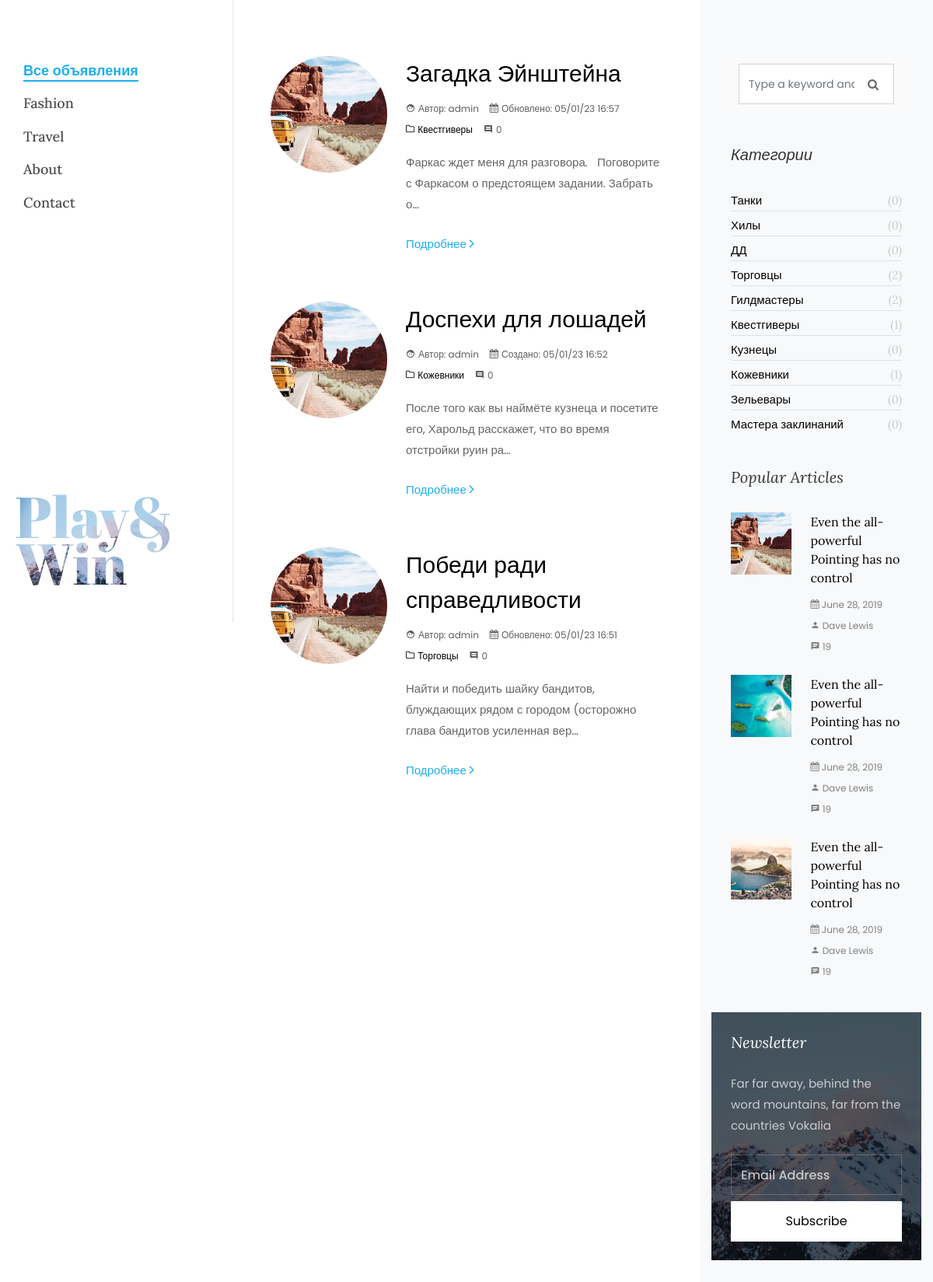
Before: /billboard/announcements/ with the older database file.
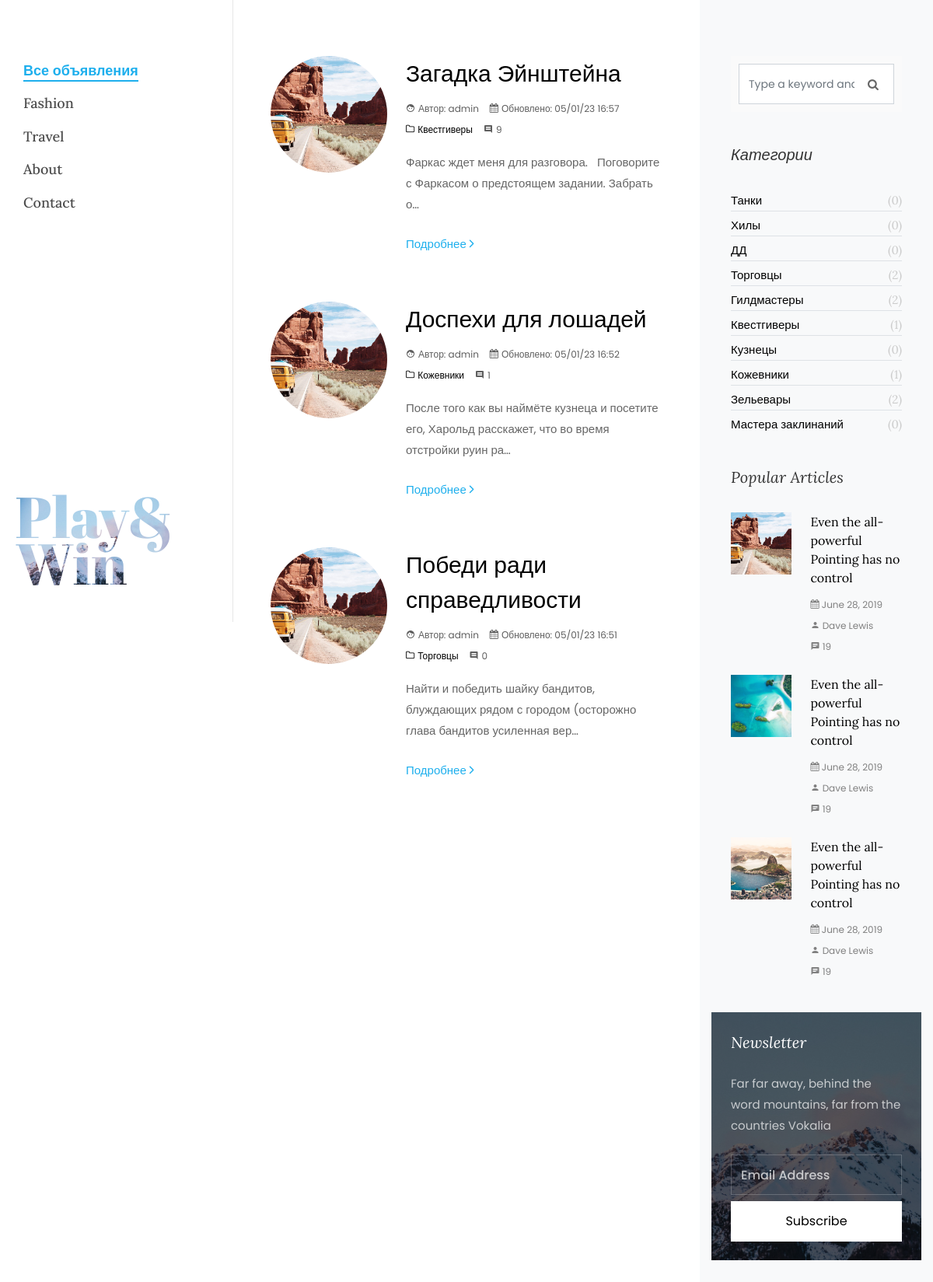
After: the same page with the newer database file.
### billboard/models.py (models this page shows, shortened)
class Announcement(models.Model):
    title = models.CharField(max_length=254,
                             unique=True,
                             db_index=True,
                             verbose_name='Заголовок')
    content = RichTextUploadingField(validators=[MinLengthValidator(4)],
                                     verbose_name='Содержание')
    is_published = models.BooleanField(default=True,
                                       verbose_name='Публикация')
    time_create = models.DateTimeField(auto_now_add=True,
                                       verbose_name='Дата создания')
    time_update = models.DateTimeField(auto_now=True,
                                       verbose_name='Дата редактирования')
    category = models.ForeignKey(to='Category',
                                 on_delete=models.CASCADE,
                                 related_name='cat_announcements',
                                 verbose_name='Категория')
    author_ann = models.ForeignKey(to=User,
                                   on_delete=models.SET('Lost(deleted) Stranger'),
                                   related_name='auth_announcements',
                                   verbose_name='Автор объявлений')
    num_replies = models.IntegerField(default=0, verbose_name='Количество откликов')
    class Meta:
        verbose_name = 'Объявления'
        verbose_name_plural = 'Объявления'

class Category(models.Model):
    catname = models.CharField(max_length=64,
                               unique=True,
                               verbose_name='Категория')
    slug = models.SlugField(max_length=64,
                            unique=True,
                            db_index=True,
                            verbose_name='URL',
                            null=True)
    def __str__(self):
        return f'{self.catname}'
    class Meta:
        verbose_name = 'Категория'
        verbose_name_plural = 'Категории'

### billboard/views.py (the view)
# urls.py: path('announcements/', AnnouncementList.as_view(), name='announcement_list'),
class AnnouncementList(ListView):
    model = Announcement
    context_object_name = 'all_announcement'
    template_name = 'billboard/announcement_list.html'
    paginate_by = 6
    def get_queryset(self):
        queryset = Announcement.objects.filter(is_published=True).order_by('-time_create', '-time_update')
        return queryset
    def get_context_data(self, *, object_list=None, **kwargs):
        context = super().get_context_data()
        context['list_selected'] = 1
        return context

### billboard/templatetags/custom_tags.py (called while the page is built)
@register.simple_tag()
def isupdated(pk):
    announcement = Announcement.objects.get(pk=pk)
    delta: datetime.timedelta = announcement.time_update - announcement.time_create
    if delta.seconds >= 60:
        return True
    return False

@register.simple_tag()
def get_categories():
    categories = Category.objects.all()
    return categories

### billboard/templates/billboard/announcement_list.html (shortened to what this page needs)
{% extends 'flatpages/base.html' %}
{% load static %}
{% load custom_tags %}
{% block announcement %}
    {% for announcement in all_announcement %}
        {% isupdated announcement.pk as isupdated %}
			    			<div class="col-md-12">
									<div class="blog-entry ftco-animate d-md-flex">
										<a href="{% url 'announcement_detail' pk=announcement.pk %}" class="img img-2" style="background-image: url({% static 'billboard/images/image_1.jpg' %});"></a>
										<div class="text text-2 pl-md-4">
				              <h3 class="mb-2"><a href="{% url 'announcement_detail' pk=announcement.pk %}">{{ announcement.title }}</a></h3>
                            <div class="meta-wrap">
                                  <p class="meta">
                                    <span><i class="icon-face mr-1"></i>Автор: {{ announcement.author_ann }}</span>
                                    <span><i class="icon-calendar mr-1"></i>{% if isupdated %}Обновлено{% else %}Создано{% endif %}: {{ announcement.time_create|date:'d/m/y H:i' }}</span>
                                    <span><a href="#"><i class="icon-folder-o mr-1"></i>{{ announcement.category }}</a></span>
				              		<span><i class="icon-comment2 mr-1" title="Отлики"></i>{{ announcement.replies.all.count }}</span>
				              	  </p>
			              	</div>
				              <p class="mb-4">{{ announcement.content|striptags|safe|truncatechars:100 }}</p>
				              <p><a href="{% url 'announcement_detail' pk=announcement.pk %}" class="btn-custom">Подробнее <span class="ion-ios-arrow-forward"></span></a></p>
				            </div>
									</div>
								</div>
    {% endfor %}
{% endblock announcement %}

### billboard/templates/flatpages/base.html (shortened to what the changed rows need)
{% load static %}
{% load custom_tags %}
{% get_categories as categories %}
<!DOCTYPE html>
<html lang="en">
  <head>
    <link rel="stylesheet" href="{% static 'billboard/css/open-iconic-bootstrap.min.css' %}">
    <link rel="stylesheet" href="{% static 'billboard/css/animate.css' %}">
    <link rel="stylesheet" href="{% static 'billboard/css/owl.carousel.min.css' %}">
    <link rel="stylesheet" href="{% static 'billboard/css/owl.theme.default.min.css' %}">
    <link rel="stylesheet" href="{% static 'billboard/css/magnific-popup.css' %}">
    <link rel="stylesheet" href="{% static 'billboard/css/aos.css' %}">
    <link rel="stylesheet" href="{% static 'billboard/css/ionicons.min.css' %}">
    <link rel="stylesheet" href="{% static 'billboard/css/bootstrap-datepicker.css' %}">
    <link rel="stylesheet" href="{% static 'billboard/css/jquery.timepicker.css' %}">
    <link rel="stylesheet" href="{% static 'billboard/css/flaticon.css' %}">
    <link rel="stylesheet" href="{% static 'billboard/css/icomoon.css' %}">
    <link rel="stylesheet" href="{% static 'billboard/css/style.css' %}">
  </head>
  <body>
	<div id="colorlib-page">
		<aside id="colorlib-aside" role="complementary" class="js-fullheight">
			<div class="colorlib-footer">
				<h1 id="colorlib-logo" class="mb-4"><a href="base.html" style="background-image: url({% static 'billboard/images/bg_1.jpg' %});">Play&<span>Win</span></a></h1>
			</div>
		</aside>
		<div id="colorlib-main">
			<section class="ftco-section ftco-no-pt ftco-no-pb">
	    	<div class="container">
	    		<div class="row d-flex">
	    			<div class="col-xl-8 py-5 px-md-5">
	    				<div class="row pt-md-4">
                                {% block announcement %}
                                {% endblock announcement %}
			    		</div>
			    	    </div>
	    			<div class="col-xl-4 sidebar ftco-animate bg-light pt-5">
	            <div class="sidebar-box ftco-animate">
	              <ul class="categories">
                  {% for category in categories %}
                          {% if category_selected == category.pk %}
                          <li><a style="color: #1eafed; font-family: Lora, Arial, serif">{{ category }}<span>({{ category.cat_announcements.all.count }})</span></a></li>
                      {% else %}
                          <li><a style="font-family: Lora, Arial, serif" href="{% url 'announcement_by_category' pk=category.pk %}">{{ category }}<span>({{ category.cat_announcements.all.count }})</span></a></li>
                      {% endif %}
                  {% endfor %}
	              </ul>
	            </div>
	          </div>
	    		</div>
	    	</div>
	    </section>
		</div>
	</div>
  </body>
</html>

Changed rows visible on the page:
changed Announcement "Загадка Эйнштейна": replies.all.count "0" → "9"
changed Announcement "Доспехи для лошадей": replies.all.count "0" → "1"; text "Создано" → "Обновлено"
computed for Category "Зельевары": cat_announcements.all.count "0" → "2"
